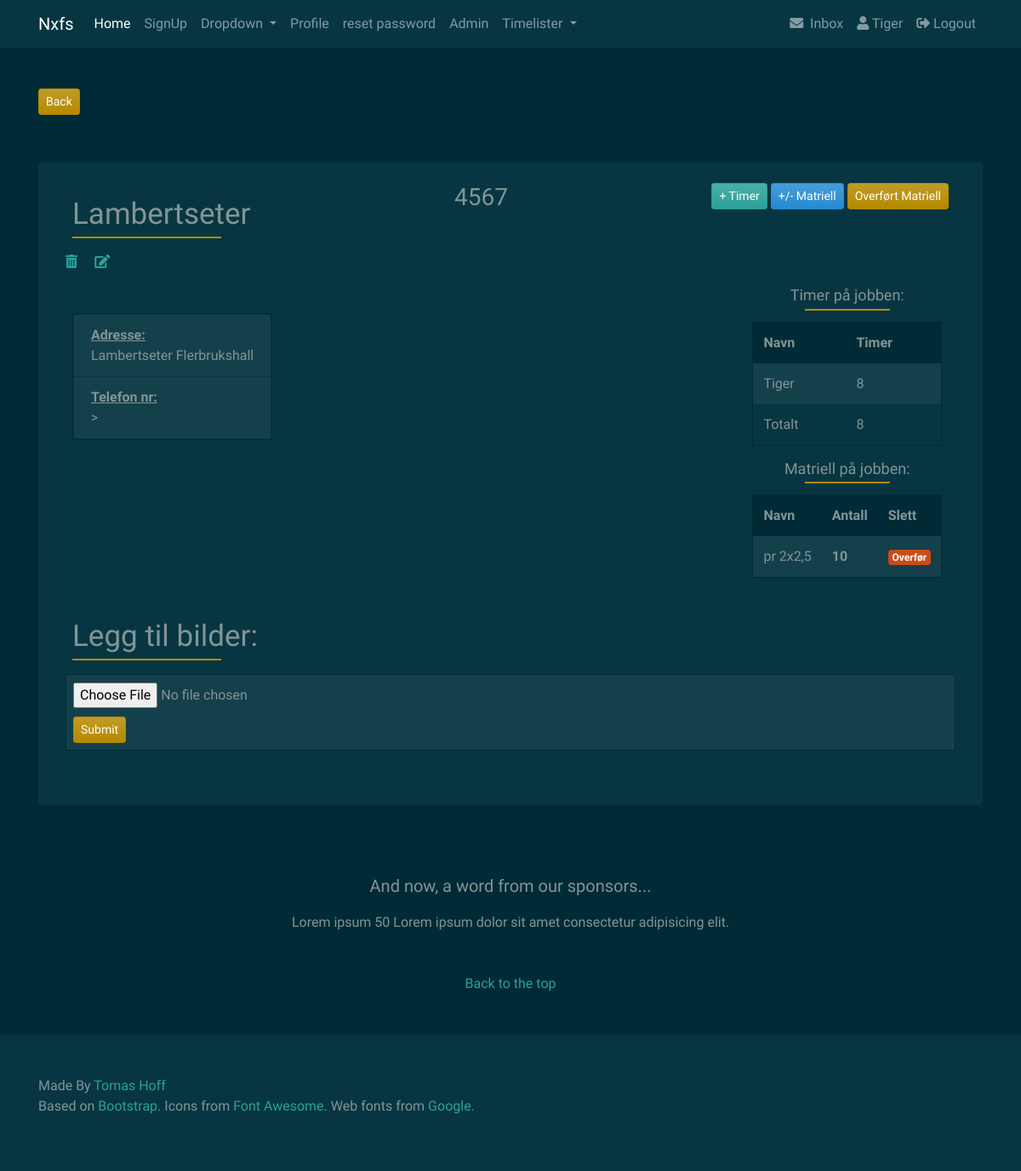
Page /jobb/4567/ (signed in) on the earlier database version.
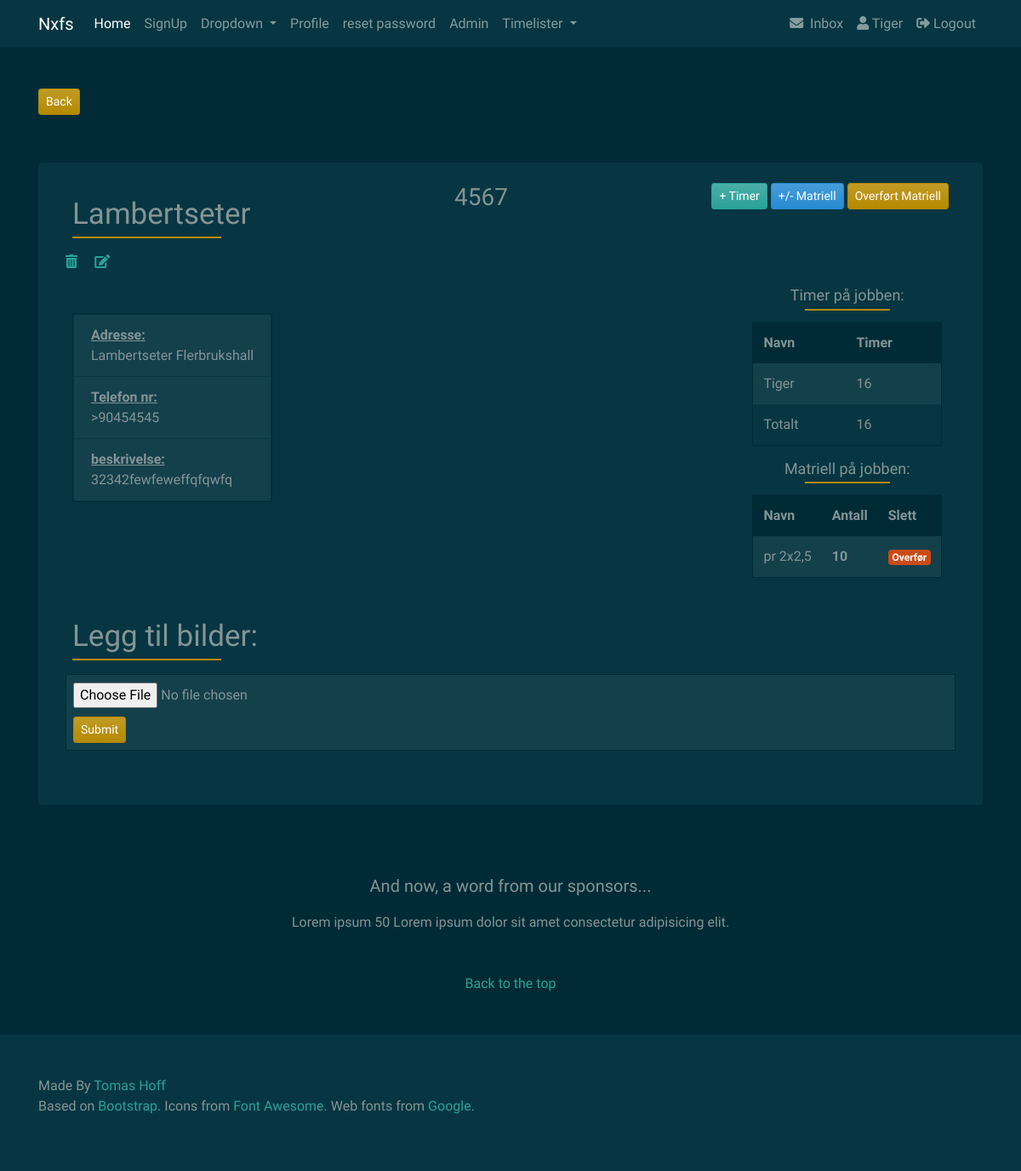
Same page on the later database version.
### users/models.py (models this page shows, shortened)
class CustomUser(AbstractUser):
    objects = CustomUserManager()
    city = models.CharField(max_length=50, blank=True)
    country = models.CharField(max_length=50, blank=True)
    website = models.URLField(blank=True)
    phone = models.IntegerField(default=0)
    profile_picture = models.ImageField(
        upload_to='profile_image', default='default/profile.png')

### timelister/models.py (models this page shows, shortened)
class Timeliste(models.Model):
    user = models.ForeignKey(User, on_delete=models.CASCADE)
    jobb = models.ForeignKey(Jobber, on_delete=models.CASCADE)
    date_added = models.DateTimeField(auto_now_add=True)
    dato = models.DateField(null=True, blank=True)
    timer = models.SmallIntegerField(null=True)
    class Meta:
        verbose_name = 'timeliste'
        verbose_name_plural = 'timelister'

### jobb/models.py (models this page shows)
class Jobber(models.Model):
    ordre_nr = models.PositiveSmallIntegerField(primary_key=True)
    tittel = models.CharField(max_length=64, unique=True, blank=True)
    adresse = models.CharField(max_length=256, blank=True)
    telefon_nr = models.CharField(max_length=64, blank=True)
    beskrivelse = models.TextField(blank=True)
    date = models.DateTimeField(auto_now_add=True)
    ferdig = models.BooleanField(default=False)
    matriell = models.ManyToManyField(JobbMatriell, blank=True)
    profile_picture = models.ImageField(
        upload_to='jobb_profile_image', default='default/jobb_profile.png')
    class Meta:
        verbose_name = 'Jobb'
        verbose_name_plural = 'Jobber'
    def __str__(self):
        return self.tittel

### jobb/views.py (the view, shortened to what this page needs)
# urls.py: path('<jobb_id>/', views.jobbdetail, name='jobbdetail'),
@login_required
def jobbdetail(request, jobb_id):
    jobb = get_object_or_404(models.Jobber, pk=jobb_id)
    bilder = models.JobbImage.objects.filter(jobb=jobb)
    matriell = m_models.Matriell.objects.all()
    timer = t_models.Timeliste.objects.filter(jobb__pk=jobb_id)
    total_timer_jobb = timer.aggregate(Sum('timer'))
    bilderform = JobbImageForm(initial={'jobb': jobb})
    context = {
        'bilderform': bilderform,
        'bilder': bilder,
        'total_timer_jobb': total_timer_jobb,
        'timer': timer,
        'jobb': jobb,
        'matriell': matriell,
    }
    return render(request, 'jobb/jobbdetail.html', context)

### jobb/forms.py
class JobbImageForm(forms.ModelForm):
    class Meta:
        model = JobbImage
        fields = ("image", "jobb")

### jobb/models.py (called while the page is built)
    def __str__(self):
        return self.matriell.tittel

### jobb/templatetags/customtags.py (called while the page is built)
@register.filter
def running_total(username_list):
    return sum(d.timer for d in username_list)

### srv/context_processors.py (called while the page is built)
def custom_context(request):
    navbarloginform = LoginForm(request.POST or None)
    return {
        'navbarloginform': navbarloginform
    }

### templates/jobb/jobbdetail.html (shortened to what the changed rows need)
{% extends 'base.html' %}
{% block content %}
{% load crispy_forms_tags %}
{% load customtags %}
<div class="container">
    <div class="jumbotron">
        <div class="d-flex justify-content-between ">
            <div class="p-2">
                <h2 class="jumbotron">{{ jobb|title }}</h2>
            </div>
            <div class="p-2">
                <h3>{{ jobb.ordre_nr }}</h3>
            </div>
        </div>
        <div class="d-flex justify-content-between">
            <div class="p-2">
                <ul class="list-group list-group-custom">
                    <li class="list-group-item list-group-item-custom"><b><u>Adresse:</u></b>
                        <br>{{ jobb.adresse }}
                    </li>
                    <li class="list-group-item list-group-item-custom"><b><u>Telefon nr:</u></b>
                        <br>>{{ jobb.telefon_nr }}
                    </li>
                    {% if jobb.beskrivelse %}
                    <li class="list-group-item list-group-item-custom"><b><u>beskrivelse:</u></b>
                        <br>{{ jobb.beskrivelse }}
                    </li>
                    {% endif %}
                </ul>
            </div>
            <div class="p-2">
                <div class="d-flex flex-column justify-content-end ">
                    {% if timer %}
                    <div class="p-2 custom-card">
                        <h3>Timer på jobben:</h3>
                        <table class="table table-striped table-borderless">
                            <thead class="thead-postman">
                                <tr>
                                    <th scope="col">Navn</th>
                                    <th scope="col">Timer</th>
                                </tr>
                            </thead>
                            <tbody>
                                <tr>
                                    {% regroup timer by user.username as username_list %}
                                    {% for username in username_list %}
                                    <td>
                                        {% if username.list.0.user.first_name %}
                                        {{ username.list.0.user.first_name }} {{ username.list.0.user.last_name }}
                                        {% else %}
                                        {{ username.grouper|title }}
                                        {% endif %}
                                    </td>
                                    <td>
                                        {{ username.list | running_total }}
                                    </td>
                                </tr>
                                {% endfor %}
                                <tr>
                                    <td>Totalt</td>
                                    <td>
                                        {{ total_timer_jobb.timer__sum }}
                                    </td>
                                </tr>
                            </tbody>
                        </table>
                    </div>
                    {% endif %}
                    {% if jobb.matriell.all %}
                    <div class="p-2 custom-card">
                        <table class="table table-striped table-borderless">
                            <thead class="thead-postman">
                                <tr>
                                    <th scope="col">Navn</th>
                                    <th scope="col">Antall</th>
                                    <th scope="col">Slett</th>
                                </tr>
                            </thead>
                        </table>
                    </div>
                    {% endif %}
                </div>
            </div>
        </div>
        <div class="d-flex flex-column justify-content-start">
            <div class="p-2"><br>
                <h2>Legg til bilder:</h2>
            </div>
        </div>
    </div>
</div>
{% endblock content %}

### templates/func/name.html
{% if user.first_name == '' %}
{{ user.username|title }}
{% else %}
{{ user.first_name|title }} {{ user.last_name|title }}
{% endif %}

Differences in the rows shown:
changed Jobber "Lambertseter": telefon_nr (not shown) → "90454545"; beskrivelse (not shown) → "32342fewfeweffqfqwfq"
Other differences:
{{ total_timer_jobb.timer__sum }}: "8" → "16"
text now shown: "beskrivelse:"
new list line: "Tiger"
new list line: "16"
list line gone: "Tiger"
list line gone: "8"
